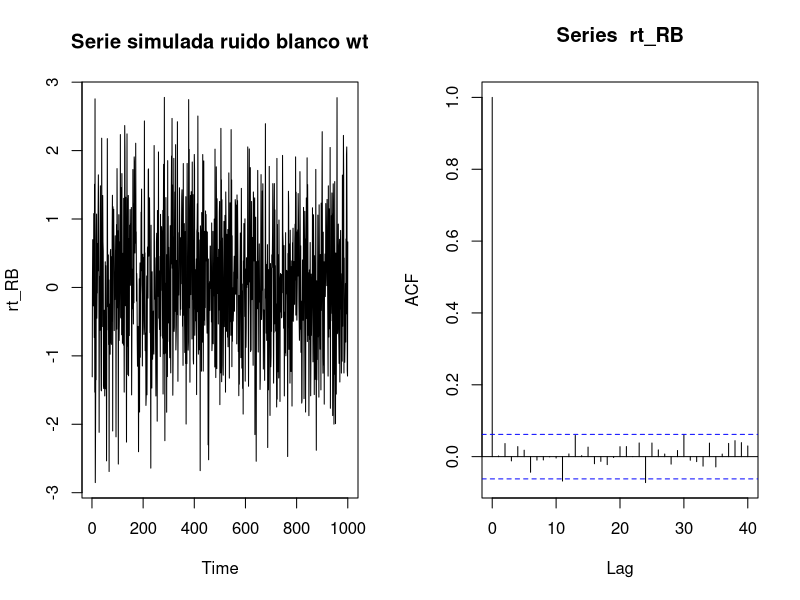
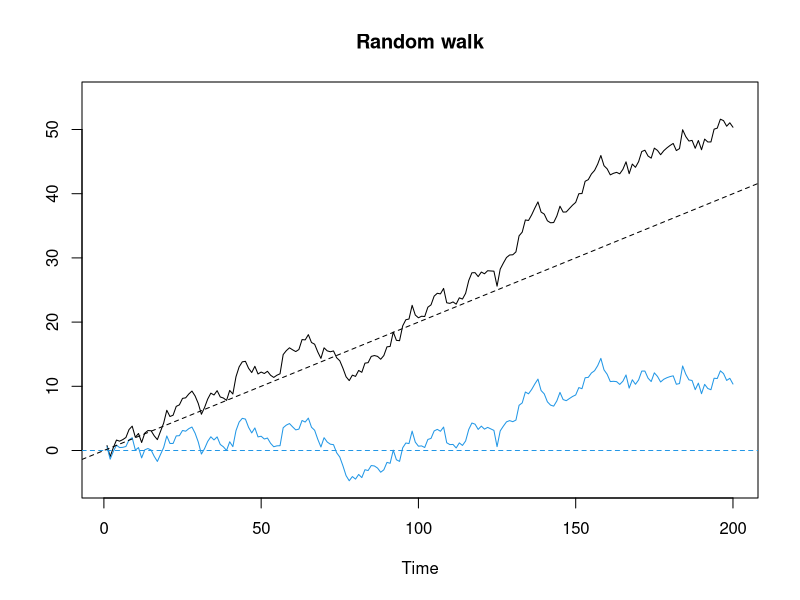
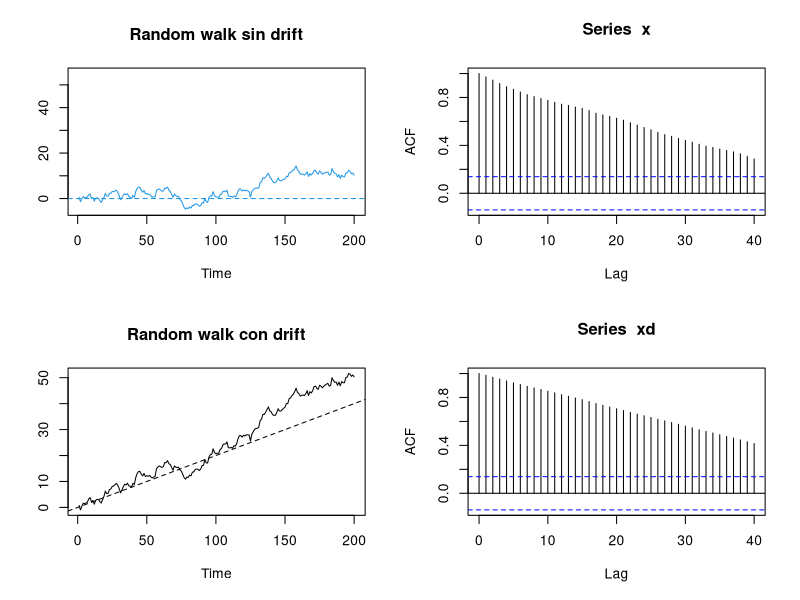
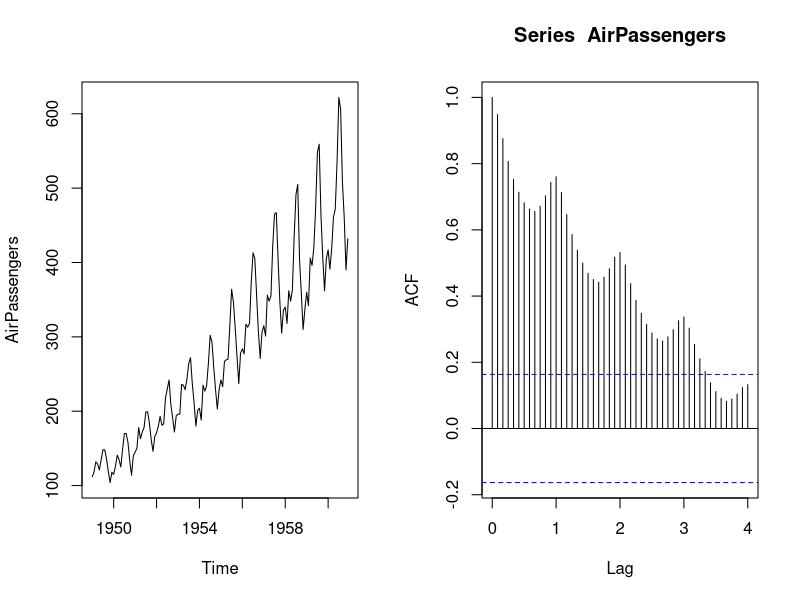

Source code (R) for these figures, in order:
## ---- chunk 1
rm(list = ls(all = TRUE))

# Simula un modelo ARIMA(p,d,q) si d=0, es un ARMA(p,q)
rt_RB <- arima.sim(list(order = c(0,0,0)), n = 1000 )
par(mfrow = c(1,2))
plot(rt_RB, type = "l", main = "Serie simulada ruido blanco wt")
acf(rt_RB, lag.max = 40) 
## ---- chunk 2
set.seed(154) # para reproducir los resultados
w  <- rnorm(200); x  <- cumsum(w)   # dos comandos en una sola línea
wd <- w + 0.2;    xd <- cumsum(wd)
par(mfrow = c(1,1))
plot.ts(xd, ylim = c(-5,55), main = "Random walk", ylab = "")
lines(x, col = 4)
abline(h = 0, col = 4, lty = 2)
abline(a = 0, b = 0.2, lty = 2)
## ---- chunk 3
par(mfrow = c(2,2))
plot.ts(x, ylim = c(-5,55), main = "Random walk sin drift", ylab = "", col = 4)
abline(h = 0, col = 4, lty = 2)
acf(x, lag.max = 40)
## ---- chunk 4
plot.ts(xd, main = "Random walk con drift", ylab = "")
abline(a = 0, b = 0.2, lty = 2)
acf(xd, lag.max = 40)
## ---- chunk 5
par(mfrow = c(1,2))
plot(AirPassengers)
acf(AirPassengers, lag.max = 48) 
